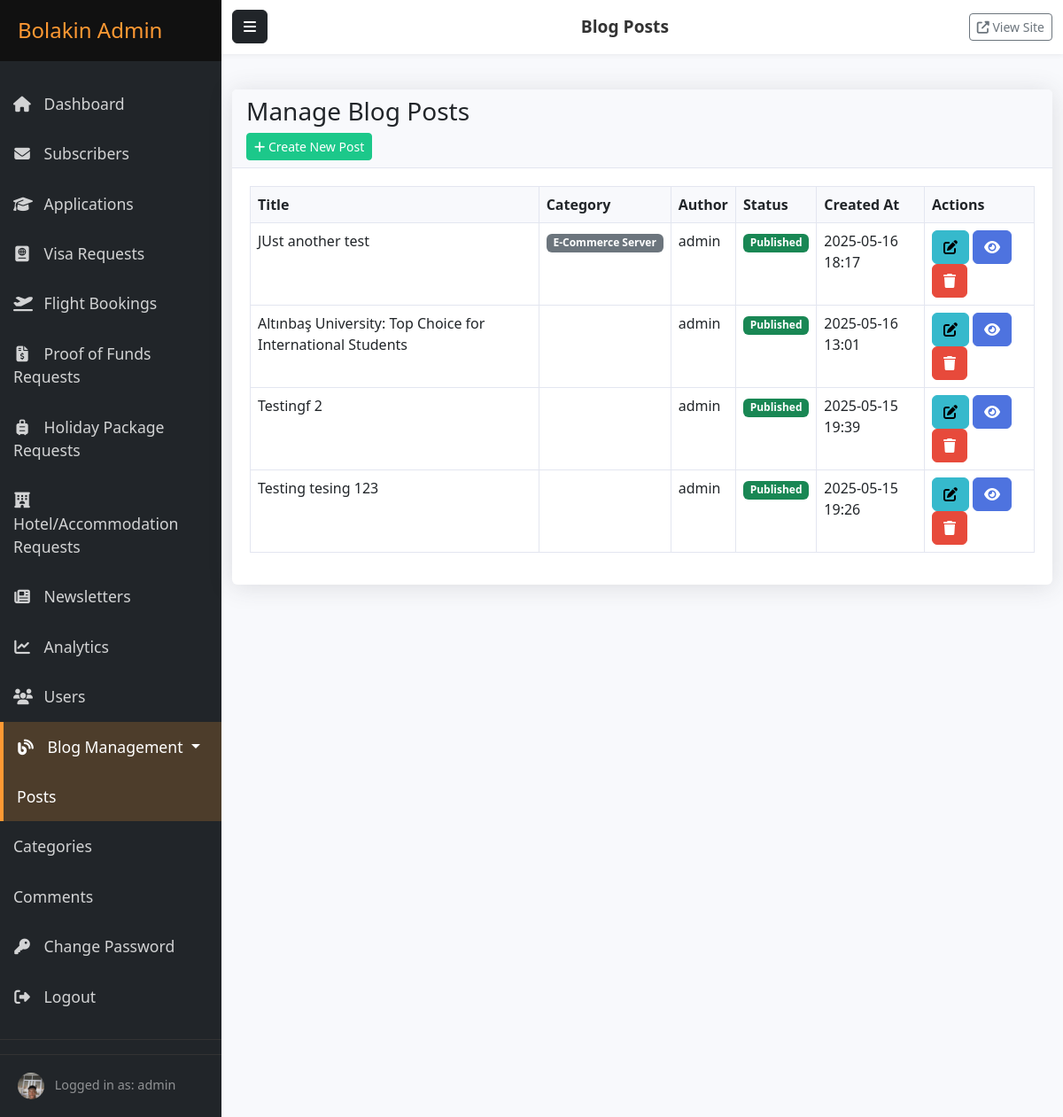
Screenshot of /admin/dashboard/blog (signed in) with the database file from the repository.
### models.py (models this page shows, shortened)
class User(db.Model, UserMixin):
    __tablename__ = 'users'
    __table_args__ = {'extend_existing': True}
    id = db.Column(db.Integer, primary_key=True)
    username = db.Column(db.String(64), unique=True, nullable=False)
    email = db.Column(db.String(120), unique=True, nullable=False)
    password_hash = db.Column(db.String(256), nullable=False)
    is_admin = db.Column(db.Boolean, default=False, nullable=False)
    created_at = db.Column(db.DateTime, default=datetime.utcnow)
    last_login = db.Column(db.DateTime, nullable=True)
    password_changed = db.Column(db.Boolean, default=False, nullable=False)
    profile_image_file = db.Column(db.String(200), nullable=True)  # Added field for profile picture
    linkedin_url = db.Column(db.String(255), nullable=True)
    twitter_url = db.Column(db.String(255), nullable=True)
    instagram_url = db.Column(db.String(255), nullable=True)
    facebook_url = db.Column(db.String(255), nullable=True) # Added Facebook as well

class BlogPost(db.Model):
    __tablename__ = 'blog_posts'
    id = db.Column(db.Integer, primary_key=True)
    title = db.Column(db.String(200), nullable=False)
    slug = db.Column(db.String(200), unique=True, nullable=False)
    content = db.Column(db.Text, nullable=False)
    excerpt = db.Column(db.String(300))
    featured_image = db.Column(db.String(255))
    hero_background_image = db.Column(db.String(255), nullable=True)
    is_published = db.Column(db.Boolean, default=True)
    views_count = db.Column(db.Integer, default=0)
    author_id = db.Column(db.Integer, db.ForeignKey('users.id'))
    created_at = db.Column(db.DateTime, default=datetime.utcnow)
    updated_at = db.Column(db.DateTime, default=datetime.utcnow, onupdate=datetime.utcnow)
    author = db.relationship('User', backref='blog_posts')
    categories = db.relationship('BlogCategory', secondary='blog_post_categories', backref='posts')

class BlogCategory(db.Model):
    __tablename__ = 'blog_categories'
    id = db.Column(db.Integer, primary_key=True)
    name = db.Column(db.String(100), nullable=False)
    slug = db.Column(db.String(100), unique=True, nullable=False)
    description = db.Column(db.String(300))

### routes/admin.py (the view)
@admin.route('/blog')
@login_required
@admin_required
def blog_posts():
    page = request.args.get('page', 1, type=int)
    status = request.args.get('status', 'all')
    query = BlogPost.query
    if status == 'published':
        query = query.filter_by(is_published=True)
    elif status == 'draft':
        query = query.filter_by(is_published=False)
    pagination = query.order_by(desc(BlogPost.created_at)).paginate(
        page=page,
        per_page=current_app.config['ITEMS_PER_PAGE'],
        error_out=False
    )
    return render_template('admin/blog/posts.html',
                          posts=pagination,
                          status=status)

### app.py (called while the page is built)
@login_manager.user_loader
def load_user(user_id):
    return User.query.get(int(user_id))

### routes/admin.py (called while the page is built)
def admin_required(f):
    @wraps(f)
    def decorated_function(*args, **kwargs):
        if not current_user.is_admin:
            flash('You need admin privileges to access this page.', 'danger')
            return redirect(url_for('main.index'))
        return f(*args, **kwargs)
    return decorated_function

### templates/admin/blog/posts.html (shortened to what this page needs)
{% extends "admin/base.html" %}
{% from "admin/macros.html" import render_pagination %}
{% block header_title %}Blog Posts{% endblock %}
{% block content %}
<div class="card">
    <div class="card-header">
        <h3 class="card-title">Manage Blog Posts</h3>
        <div class="card-tools">
            <a href="{{ url_for('admin.create_blog_post') }}" class="btn btn-success btn-sm">
                <i class="fas fa-plus"></i> Create New Post
            </a>
        </div>
    </div>
    <div class="card-body">
        {% if posts and posts.items %}
            <table class="table table-bordered table-hover">
                <thead>
                    <tr>
                        <th>Title</th>
                        <th>Category</th>
                        <th>Author</th>
                        <th>Status</th>
                        <th>Created At</th>
                        <th>Actions</th>
                    </tr>
                </thead>
                <tbody>
                    {% for post in posts.items %}
                    <tr>
                        <td>{{ post.title }}</td>
                        <td>
                            {% for category in post.categories %}
                                <span class="badge bg-secondary">{{ category.name }}</span>
                            {% endfor %}
                        </td>
                        <td>{{ post.author.username if post.author else 'N/A' }}</td>
                        <td>
                            <span class="badge {% if post.is_published %}bg-success{% else %}bg-warning{% endif %}">
                                {{ 'Published' if post.is_published else 'Draft' }}
                            </span>
                        </td>
                        <td>{{ post.created_at.strftime('%Y-%m-%d %H:%M') if post.created_at else 'N/A' }}</td>
                        <td>
                            <a href="{{ url_for('admin.edit_blog_post', id=post.id) }}" class="btn btn-xs btn-info" title="Edit">
                                <i class="fas fa-edit"></i>
                            </a>
                            <a href="{{ url_for('main.blog_post', slug=post.slug) }}" class="btn btn-xs btn-primary" title="View Live" target="_blank">
                                <i class="fas fa-eye"></i>
                            </a>
                            <form method="POST" action="{{ url_for('admin.delete_blog_post', id=post.id) }}" style="display:inline;" onsubmit="return confirm('Are you sure you want to delete this post?');">
                                <button type="submit" class="btn btn-xs btn-danger" title="Delete">
                                    <i class="fas fa-trash"></i>
                                </button>
                            </form>
                        </td>
                    </tr>
                    {% endfor %}
                </tbody>
            </table>
        {% else %}
            <p class="text-center">No blog posts found. <a href="{{ url_for('admin.create_blog_post') }}">Create one now!</a></p>
        {% endif %}
    </div>
</div>
{% endblock %}

### templates/admin/base.html (shortened to what this page needs)
<!DOCTYPE html>
<html lang="en">
<head>
    <link href="https://cdn.jsdelivr.net/npm/bootstrap@5.2.3/dist/css/bootstrap.min.css" rel="stylesheet">
    <link rel="stylesheet" href="https://cdnjs.cloudflare.com/ajax/libs/font-awesome/6.3.0/css/all.min.css">
    <link rel="stylesheet" href="{{ url_for('static', filename='css/admin.css') }}">
</head>
<body>
    <div class="wrapper">
        <nav id="sidebar" class="bg-dark">
            <div class="sidebar-header">
                <h3>Bolakin Admin</h3>
            </div>
            <ul class="list-unstyled components">
                <li class="{% if request.endpoint == 'admin.dashboard' %}active{% endif %}">
                    <a href="{{ url_for('admin.dashboard') }}">
                        <i class="fas fa-home"></i> Dashboard
                    </a>
                </li>
                <li class="{% if 'subscribers' in request.endpoint %}active{% endif %}">
                    <a href="{{ url_for('admin.subscribers') }}">
                        <i class="fas fa-envelope"></i> Subscribers
                    </a>
                </li>
                <li class="{% if 'applications' in request.endpoint %}active{% endif %}">
                    <a href="{{ url_for('admin.applications') }}">
                        <i class="fas fa-graduation-cap"></i> Applications
                    </a>
                </li>
                <li class="{% if 'visa_requests' in request.endpoint or 'visa_request_details' in request.endpoint %}active{% endif %}">
                    <a href="{{ url_for('admin.visa_requests_list') }}">
                        <i class="fas fa-passport"></i> Visa Requests
                    </a>
                </li>
                <li class="{% if 'flight_bookings' in request.endpoint or 'flight_booking_details' in request.endpoint %}active{% endif %}">
                    <a href="{{ url_for('admin.flight_bookings_list') }}">
                        <i class="fas fa-plane-departure"></i> Flight Bookings
                    </a>
                </li>
                <li class="{% if 'proof_of_funds_requests' in request.endpoint or 'proof_of_funds_details' in request.endpoint %}active{% endif %}">
                    <a href="{{ url_for('admin.proof_of_funds_requests_list') }}">
                        <i class="fas fa-file-invoice-dollar"></i> Proof of Funds Requests
                    </a>
                </li>
                <li class="{% if 'holiday_package_requests' in request.endpoint or 'holiday_package_request_details' in request.endpoint %}active{% endif %}">
                    <a href="{{ url_for('admin.holiday_package_requests_list') }}">
                        <i class="fas fa-suitcase-rolling"></i> Holiday Package Requests
                    </a>
                </li>
                <li class="{% if 'hotel_accommodation_requests' in request.endpoint or 'hotel_accommodation_request_details' in request.endpoint %}active{% endif %}">
                    <a href="{{ url_for('admin.hotel_accommodation_requests_list') }}">
                        <i class="fas fa-hotel"></i> Hotel/Accommodation Requests
                    </a>
                </li>
                <li class="{% if 'newsletters' in request.endpoint %}active{% endif %}">
                    <a href="{{ url_for('admin.newsletters') }}">
                        <i class="fas fa-newspaper"></i> Newsletters
                    </a>
                </li>
                <li class="{% if 'analytics' in request.endpoint %}active{% endif %}">
                    <a href="{{ url_for('admin.analytics') }}">
                        <i class="fas fa-chart-line"></i> Analytics
                    </a>
                </li>
                <li class="{% if 'users' in request.endpoint %}active{% endif %}">
                    <a href="{{ url_for('admin.users') }}">
                        <i class="fas fa-users"></i> Users
                    </a>
                </li>
                <li class="nav-item dropdown {% if 'blog' in request.endpoint %}active{% endif %}">
                    <a href="#blogSubmenu" data-bs-toggle="collapse" aria-expanded="false" class="dropdown-toggle nav-link">
                        <i class="fas fa-blog"></i> Blog Management
                    </a>
                    <ul class="collapse list-unstyled {% if 'blog' in request.endpoint %}show{% endif %}" id="blogSubmenu">
                        <li class="{% if request.endpoint == 'admin.blog_posts' %}active{% endif %}">
                            <a href="{{ url_for('admin.blog_posts') }}" class="nav-link">Posts</a>
                        </li>
                        <li class="{% if request.endpoint == 'admin.blog_categories' %}active{% endif %}">
                            <a href="{{ url_for('admin.blog_categories') }}" class="nav-link">Categories</a>
                        </li>
                        <li class="{% if request.endpoint == 'admin.blog_comments' %}active{% endif %}">
                            <a href="{{ url_for('admin.blog_comments') }}" class="nav-link">Comments</a>
                        </li>
                    </ul>
                </li>
                <li>
                    <a href="{{ url_for('auth.change_password') }}">
                        <i class="fas fa-key"></i> Change Password
                    </a>
                </li>
                <li>
                    <a href="{{ url_for('auth.logout') }}">
                        <i class="fas fa-sign-out-alt"></i> Logout
                    </a>
                </li>
            </ul>
            <div class="sidebar-footer">
                {% if current_user.is_authenticated %}
                    {% if current_user.profile_image_file %}
                        <img src="{{ url_for('main.uploaded_file', subpath=current_user.profile_image_file) }}"
                             alt="{{ current_user.username }}" class="rounded-circle me-2"
                             style="width: 30px; height: 30px; object-fit: cover;">
                    {% else %}
                        <img src="{{ url_for('static', filename='images/default_avatar.png') }}"
                             alt="Default Avatar" class="rounded-circle me-2"
                             style="width: 30px; height: 30px; object-fit: cover;">
                    {% endif %}
                    <span>Logged in as: {{ current_user.username }}</span>
                {% endif %}
            </div>
        </nav>
        <div id="content">
            <nav class="navbar navbar-expand-lg navbar-light bg-light">
                <div class="container-fluid">
                    <button type="button" id="sidebarCollapse" class="btn btn-dark">
                        <i class="fas fa-bars"></i>
                    </button>
                    <span class="navbar-text">
                        {% block header_title %}Admin Dashboard{% endblock %}
                    </span>
                    <div>
                        <a href="{{ url_for('main.index') }}" class="btn btn-outline-secondary btn-sm" target="_blank">
                            <i class="fas fa-external-link-alt"></i> View Site
                        </a>
                    </div>
                </div>
            </nav>
            <main class="container-fluid py-4">
                {% block content %}{% endblock %}
            </main>
        </div>
    </div>
</body>
</html>

### static/css/admin.css (style rules this page uses)
.wrapper { display: flex; width: 100%; align-items: stretch; }
#sidebar { min-width: 250px; max-width: 250px; min-height: 100vh; color: #fff; transition: all 0.3s; }
#sidebar .sidebar-header { padding: 20px; background: #111; }
#sidebar .sidebar-header h3 { color: #FF9933; margin: 0; font-size: 1.5rem; }
#sidebar ul.components { padding: 20px 0; border-bottom: 1px solid #333; }
#sidebar ul li a { padding: 15px; font-size: 1.1em; display: block; color: rgba(255, 255, 255, 0.8); text-decoration: none; transition: all 0.3s ease; }
#sidebar ul li a:hover, #sidebar ul li.active > a { color: #fff; background: rgba(255, 153, 51, 0.2); border-left: 4px solid #FF9933; }
#sidebar ul li a i { margin-right: 10px; width: 20px; text-align: center; }
#sidebar .sidebar-footer { padding: 20px; font-size: 0.9em; color: rgba(255, 255, 255, 0.5); border-top: 1px solid #333; }
#content { width: 100%; min-height: 100vh; transition: all 0.3s; background-color: #f8f9fc; }
.navbar { background-color: #fff !important; box-shadow: 0 2px 5px rgba(0, 0, 0, 0.05); }
#sidebarCollapse { margin-right: 15px; }
.navbar-text { font-size: 1.2rem; font-weight: 600; color: #333; }
.card { margin-bottom: 24px; border: none; box-shadow: 0 0.15rem 1.75rem 0 rgba(58, 59, 69, 0.15); }
.card .card-header { background-color: #f8f9fc; border-bottom: 1px solid #e3e6f0; }
.card-body { padding: 1.25rem; }
.table { width: 100%; margin-bottom: 1rem; color: #212529; }
.table th { font-weight: 600; background-color: #f8f9fc; }
.table-bordered { border: 1px solid #e3e6f0; }
.table-bordered th, .table-bordered td { border: 1px solid #e3e6f0; }
.btn-primary { background-color: #4e73df; border-color: #4e73df; }
.btn-success { background-color: #1cc88a; border-color: #1cc88a; }
.btn-info { background-color: #36b9cc; border-color: #36b9cc; }
.btn-danger { background-color: #e74a3b; border-color: #e74a3b; }

### rows the page displays
User: profile_image_file (picture), username "admin"
BlogPost: title "JUst another test", author "admin", is_published "Published", created_at "2025-05-16 18:17"
BlogCategory: name "E-Commerce Server"
BlogPost: title "Altınbaş University: Top Choice for International Students", author "admin", is_published "Published", created_at "2025-05-16 13:01"
BlogPost: title "Testingf 2", author "admin", is_published "Published", created_at "2025-05-15 19:39"
BlogPost: title "Testing tesing 123", author "admin", is_published "Published", created_at "2025-05-15 19:26"
